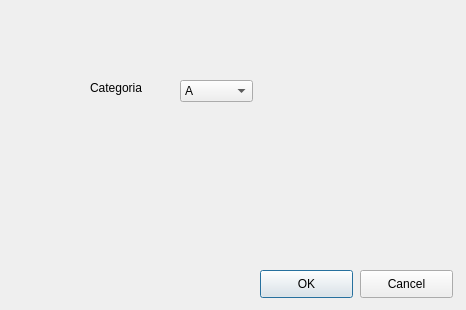
<?xml version="1.0" encoding="UTF-8"?>
<ui version="4.0">
 <class>seleccionarCategoriaAvion</class>
 <widget class="QDialog" name="seleccionarCategoriaAvion">
  <property name="geometry">
   <rect>
    <x>0</x>
    <y>0</y>
    <width>466</width>
    <height>310</height>
   </rect>
  </property>
  <property name="windowTitle">
   <string>Seleccionar Categoría</string>
  </property>
  <widget class="QLabel" name="label">
   <property name="geometry">
    <rect>
     <x>90</x>
     <y>80</y>
     <width>71</width>
     <height>16</height>
    </rect>
   </property>
   <property name="text">
    <string>Categoria</string>
   </property>
  </widget>
  <widget class="QComboBox" name="desplegableCategoria">
   <property name="geometry">
    <rect>
     <x>180</x>
     <y>80</y>
     <width>73</width>
     <height>22</height>
    </rect>
   </property>
   <item>
    <property name="text">
     <string>A</string>
    </property>
   </item>
   <item>
    <property name="text">
     <string>B</string>
    </property>
   </item>
   <item>
    <property name="text">
     <string>C</string>
    </property>
   </item>
  </widget>
  <widget class="QPushButton" name="cmdOk">
   <property name="geometry">
    <rect>
     <x>260</x>
     <y>270</y>
     <width>93</width>
     <height>28</height>
    </rect>
   </property>
   <property name="text">
    <string>OK</string>
   </property>
  </widget>
  <widget class="QPushButton" name="cmdCancel">
   <property name="geometry">
    <rect>
     <x>360</x>
     <y>270</y>
     <width>93</width>
     <height>28</height>
    </rect>
   </property>
   <property name="text">
    <string>Cancel</string>
   </property>
  </widget>
 </widget>
 <resources/>
 <connections/>
</ui>
